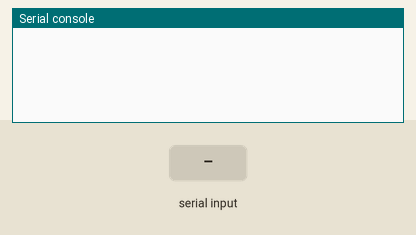
The program below on a simulated MicroPython board. Parts: the last lines printed to the serial console. The test bench sets the inputs (shaded band).

Above: at 1.2 s.
1.3 s: ", " typed at the serial console, then Enter
At 2.1 s:
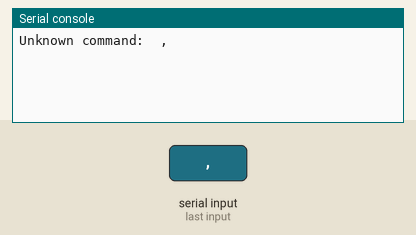
3.0 s: "A" typed at the serial console, then Enter
At 3.5 s:
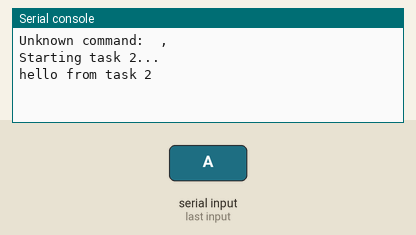
4.6 s: "B" typed at the serial console, then Enter
At 5.9 s:
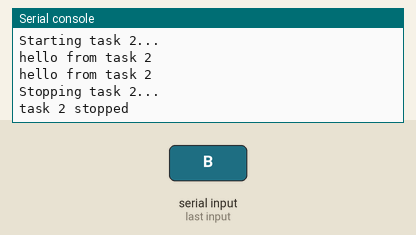
6.2 s: "D" typed at the serial console, then Enter
At 7.5 s:
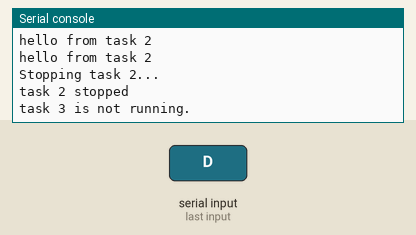

Measured:
- after the input at 1.3 s, the serial console: prints a new line after 0.21 s (image 1)
- after the input at 3.0 s, the serial console: prints a new line after 0.11 s (image 2)
- after the input at 4.6 s, the serial console: prints a new line after 0.12 s (image 3)
- after the input at 6.2 s, the serial console: prints a new line after 0.12 s (image 4)

The program:

testing_async.py
```python
import uasyncio as asyncio
import sys

task_2_ref = None
task_3_ref = None

async def task_2():
    try:
        while True:
            print("hello from task 2")
            await asyncio.sleep(1)
    except asyncio.CancelledError:
        print("task 2 stopped")

async def task_3():
    try:
        while True:
            print("hello from task 3")
            await asyncio.sleep(1)
    except asyncio.CancelledError:
        print("task 3 stopped")

async def task_1():
    global task_2_ref
    global task_3_ref
    buffer = ""

    while True:
        # Leer carácter por carácter sin bloquear el loop
        if sys.stdin in select.select([sys.stdin], [], [], 0)[0]:
            char = sys.stdin.read(1)
            if char in ("\n", "\r"):
                user_input = buffer.strip()
                buffer = ""

                if user_input == "A":
                    if task_2_ref is None or task_2_ref.done():
                        print("Starting task 2...")
                        task_2_ref = asyncio.create_task(task_2())
                    else:
                        print("task 2 already running.")
                elif user_input == "B":
                    if task_2_ref and not task_2_ref.done():
                        print("Stopping task 2...")
                        task_2_ref.cancel()
                        await asyncio.sleep(0)
                    else:
                        print("task 2 is not running.")
                elif user_input == "C":
                    if task_3_ref is None or task_3_ref.done():
                        print("Starting task 3...")
                        task_3_ref = asyncio.create_task(task_3())
                    else:
                        print("task 3 already running.")
                elif user_input == "D":
                    if task_3_ref and not task_3_ref.done():
                        print("Stopping task 3...")
                        task_3_ref.cancel()
                        await asyncio.sleep(0)
                    else:
                        print("task 3 is not running.")
                else:
                    print("Unknown command: ", user_input)
            else:
                buffer += char
        await asyncio.sleep(0.1)  # Cede tiempo al event loop

async def main():
    await task_1()

import select
asyncio.run(main())
```
